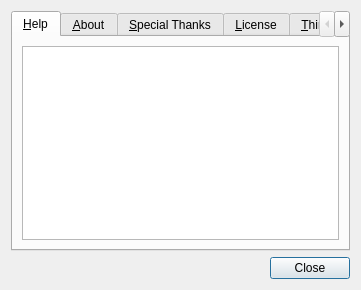
<?xml version="1.0" encoding="UTF-8"?>
<ui version="4.0">
 <class>AboutDialog</class>
 <widget class="QDialog" name="AboutDialog">
  <property name="windowModality">
   <enum>Qt::NonModal</enum>
  </property>
  <property name="windowTitle">
   <string>About</string>
  </property>
  <property name="minimumSize">
   <size>
    <width>361</width>
    <height>161</height>
   </size>
  </property>
  <layout class="QVBoxLayout" name="verticalLayout">
   <item>
    <widget class="QTabWidget" name="m_tabWidget">
     <property name="currentIndex">
      <number>0</number>
     </property>
     <widget class="QWidget" name="helpTab">
      <attribute name="title">
       <string>&amp;Help</string>
      </attribute>
      <layout class="QVBoxLayout" name="helpTabLayout">
       <item>
         <widget class="QTextBrowser" name="m_helpTextEdit">
          <property name="openExternalLinks">
           <bool>false</bool>
          </property>
         </widget>
       </item>
      </layout>
     </widget>
     <widget class="QWidget" name="aboutTab">
      <attribute name="title">
       <string>&amp;About</string>
      </attribute>
      <layout class="QVBoxLayout" name="aboutTabLayout">
       <item>
         <widget class="QTextBrowser" name="m_aboutTextEdit">
          <property name="openExternalLinks">
           <bool>true</bool>
          </property>
         </widget>
       </item>
      </layout>
     </widget>
     <widget class="QWidget" name="specialThanksTab">
      <attribute name="title">
       <string>&amp;Special Thanks</string>
      </attribute>
      <layout class="QVBoxLayout" name="specialThanksTabLayout">
       <item>
         <widget class="QTextBrowser" name="m_specialThanksTextEdit">
          <property name="openExternalLinks">
           <bool>true</bool>
          </property>
         </widget>
       </item>
      </layout>
     </widget>
     <widget class="QWidget" name="licenseTab">
      <attribute name="title">
       <string>&amp;License</string>
      </attribute>
      <layout class="QVBoxLayout" name="licenseTabLayout">
       <item>
         <widget class="QTextBrowser" name="m_licenseTextEdit">
          <property name="openExternalLinks">
           <bool>false</bool>
          </property>
         </widget>
       </item>
      </layout>
     </widget>
     <widget class="QWidget" name="thirdPartyLibsTab">
      <attribute name="title">
       <string>&amp;Third-party Libraries</string>
      </attribute>
      <layout class="QVBoxLayout" name="thirdPartyLibsTabLayout">
       <item>
         <widget class="QTextBrowser" name="m_3rdPartyLibsTextEdit">
          <property name="openExternalLinks">
           <bool>true</bool>
          </property>
         </widget>
       </item>
      </layout>
     </widget>
    </widget>
   </item>
   <item>
    <widget class="QDialogButtonBox" name="m_buttonBox">
     <property name="standardButtons">
      <set>QDialogButtonBox::Close</set>
     </property>
    </widget>
   </item>
  </layout>
 </widget>
 <resources/>
 <connections/>
</ui>
